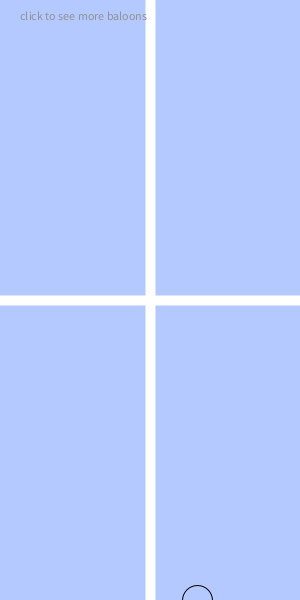
Frame 1 (no input)
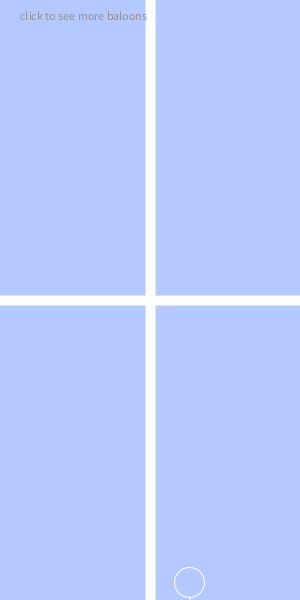
Frame 60 (the mouse pressed at the canvas centre just before this capture)
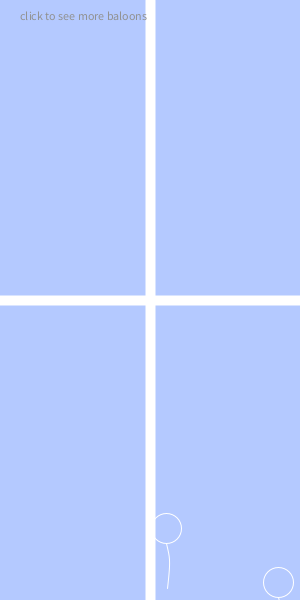
Frame 120 (the mouse held since frame 60 and released just before this capture)

The Processing sketch that drew these frames (run headless with seeded random() and noise(); from frame 60 on, the mouse is pressed at the canvas centre):

// Processing sketch: processing_132996
// ── processing_132996.pde

ArrayList<Mover> m;

void setup() {
  size(300, 600);
  m= new ArrayList<Mover>();
  m.add(new Mover());
}
void draw() {
  background(180, 201, 255);

  for (int i= m.size()-1; i>=0; i--) {
    Mover m1 = m.get(i);
    m1.update();
    m1.display();
    m1.applyForce();
  }

  stroke(255);
  strokeWeight(10);
  line(width/2, 0, width/2, height);
  line(0, height/2, width, height/2);
  fill(145);
  text("click to see more baloons", 20, 20);
}

void mousePressed() {
  m.add(new Mover());
}
class Mover {

  PVector location;
  PVector velocity;
  PVector acceleration;
  PVector force;

  float t;

  Mover() {
    location = new PVector(random(10, width), height, 0);
    velocity = new PVector(0, 0, 0);
    acceleration = new PVector (0, -0.01, 0);  
    force = new PVector(0, 0, 0);
    t = random(3);
  }

  void update() {
    location.add(velocity);
    velocity.add(acceleration);
    // acceleration.mult(0);
    if (location.x<10) location.x=10;
    if (location.x>width-10) location.x=width-10;
    if (location.y<0) {
      velocity.y=-velocity.y/2;
    }
  }


  void display() {
    noFill();
    strokeWeight(1);
    ellipse(location.x, location.y, 30, 30);
    bezier(location.x, location.y+15, location.x+3+3*sin(t), location.y+30, location.x-3+cos(t)*7, location.y+30, location.x+sin(t)*5, location.y+60);

  }

  void applyForce() {
    force.x=map(noise(t), 0, 1, -1, 1.03);
    //force.x +=noise(t);
    location.add(force);
    t+=0.1;
  }
}
